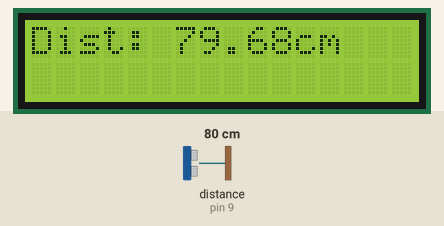
Recording of a sketch running on a simulated Arduino Uno, built with avr-gcc and run on an emulated ATmega328P. On the bench: 16×2 character LCD. Wiring (inferred from the names in the program): ultrasonic range finder: trigger pin 10; echo pin 9. The test bench sets the inputs (shaded band); at power-on: distance to the obstacle (sensor on pin 9) 80 cm. The echo pulse lasts 58.3 µs per cm; what the sketch prints to the serial monitor is not drawn.

Above: at 1.2 s.
1.3 s: distance to the obstacle (sensor on pin 9) set to 4 cm
At 1.9 s:
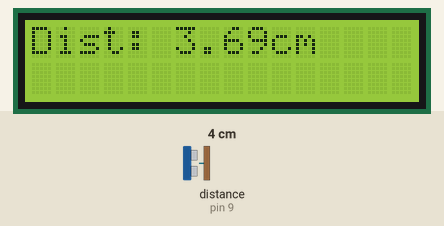
2.8 s: distance to the obstacle (sensor on pin 9) set to 18 cm
At 3.5 s:
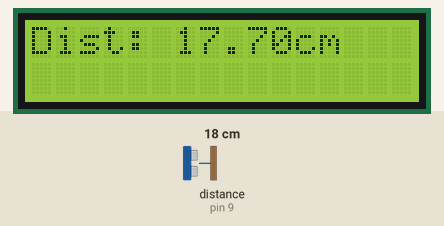
4.3 s: distance to the obstacle (sensor on pin 9) set to 35 cm
At 4.37 s:
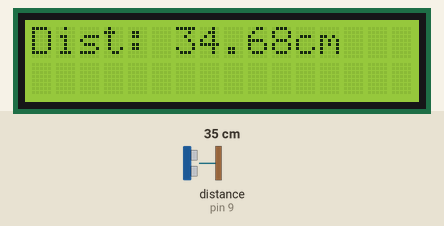

Measured:
- after the input at 1.3 s, the display: changes at once (image 1)
- after the input at 2.8 s, the display: first changes at once (image 2 shows a later state)
- after the input at 4.3 s, the display: first changes at once (image 3 shows a later state)

The sketch:

Trena_I2C.ino
```cpp
#include <LiquidCrystal_I2C.h>

int gatilho = 10;
int echo = 9;
float tempo;
float distancia_cm;

LiquidCrystal_I2C lcd(0x3F, 2, 1, 0, 4, 5, 6, 7, 3, POSITIVE);
// SCL = Pino A5 do Arduino
// SDA = Pino A4 do Arduino

void setup() {
  Serial.begin(115200);
  pinMode(gatilho, OUTPUT);
  pinMode(echo, INPUT);
  lcd.begin (16, 2);
}

void loop()
{

  // Limpa o trigger
  digitalWrite(gatilho, LOW);
  delayMicroseconds(5);

  //Dispara
  digitalWrite(gatilho, HIGH);
  delayMicroseconds(10);
  digitalWrite(gatilho, LOW);

  tempo = pulseIn(echo, HIGH);// microsegundos.

  //----------------------------//
  // Velocidade do som 343m/s
  // 343m - 1s
  // dist - tempo
  // dist x 1s = 343m x tempo
  // dist = 343 x tempo (segundos)

  distancia_cm = tempo/1000000 * 343 / 2*100;


  lcd.setCursor(0, 0);
  lcd.print("Dist: ");
  lcd.print (distancia_cm);
  lcd.print("cm   ");

  Serial.println(distancia_cm);
  delay(10);
}
```
